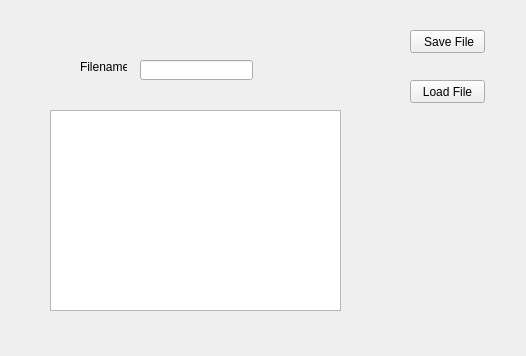
<?xml version="1.0" encoding="UTF-8"?>
<ui version="4.0">
 <class>Form</class>
 <widget class="QWidget" name="Form">
  <property name="geometry">
   <rect>
    <x>0</x>
    <y>0</y>
    <width>526</width>
    <height>356</height>
   </rect>
  </property>
  <property name="windowTitle">
   <string>Form</string>
  </property>
  <widget class="QPlainTextEdit" name="ptOurs">
   <property name="geometry">
    <rect>
     <x>50</x>
     <y>110</y>
     <width>291</width>
     <height>201</height>
    </rect>
   </property>
  </widget>
  <widget class="QPushButton" name="pbSave">
   <property name="geometry">
    <rect>
     <x>410</x>
     <y>30</y>
     <width>75</width>
     <height>23</height>
    </rect>
   </property>
   <property name="text">
    <string> Save File</string>
   </property>
  </widget>
  <widget class="QPushButton" name="pbLoad">
   <property name="geometry">
    <rect>
     <x>410</x>
     <y>80</y>
     <width>75</width>
     <height>23</height>
    </rect>
   </property>
   <property name="text">
    <string>Load File</string>
   </property>
  </widget>
  <widget class="QLineEdit" name="leName">
   <property name="geometry">
    <rect>
     <x>140</x>
     <y>60</y>
     <width>113</width>
     <height>20</height>
    </rect>
   </property>
  </widget>
  <widget class="QLabel" name="label">
   <property name="geometry">
    <rect>
     <x>80</x>
     <y>60</y>
     <width>47</width>
     <height>13</height>
    </rect>
   </property>
   <property name="text">
    <string>Filename:</string>
   </property>
  </widget>
 </widget>
 <resources/>
 <connections/>
</ui>
